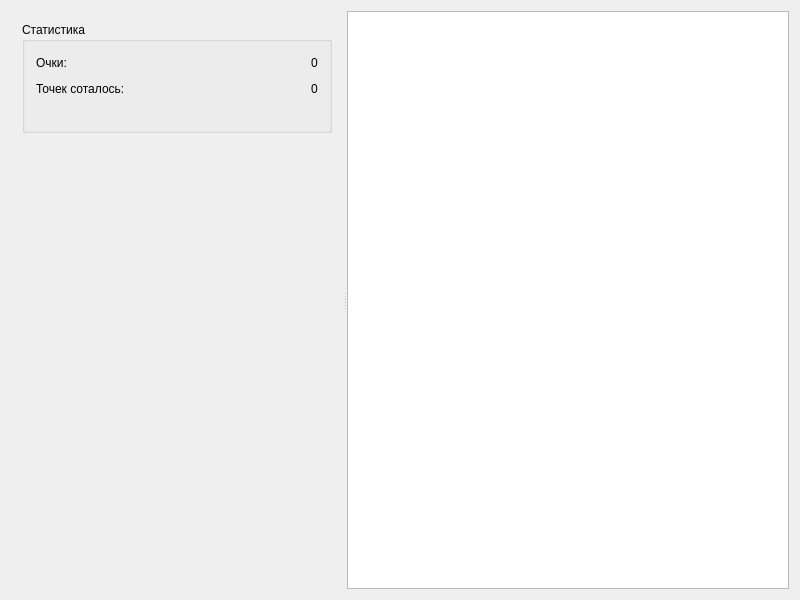
<?xml version="1.0" encoding="UTF-8"?>
<ui version="4.0">
 <class>MainWindow</class>
 <widget class="QMainWindow" name="MainWindow">
  <property name="geometry">
   <rect>
    <x>0</x>
    <y>0</y>
    <width>800</width>
    <height>600</height>
   </rect>
  </property>
  <property name="windowTitle">
   <string>MainWindow</string>
  </property>
  <widget class="QWidget" name="centralWidget">
   <layout class="QGridLayout" name="gridLayout">
    <item row="0" column="1">
     <widget class="QSplitter" name="splitter">
      <property name="orientation">
       <enum>Qt::Horizontal</enum>
      </property>
      <widget class="QWidget" name="widget" native="true">
       <layout class="QGridLayout" name="gridLayout_2">
        <item row="0" column="0">
         <widget class="QGroupBox" name="groupBox">
          <property name="title">
           <string>Статистика</string>
          </property>
          <layout class="QVBoxLayout" name="verticalLayout">
           <item>
            <layout class="QHBoxLayout" name="horizontalLayout">
             <item>
              <widget class="QLabel" name="label">
               <property name="text">
                <string>Очки:</string>
               </property>
              </widget>
             </item>
             <item>
              <spacer name="horizontalSpacer">
               <property name="orientation">
                <enum>Qt::Horizontal</enum>
               </property>
               <property name="sizeHint" stdset="0">
                <size>
                 <width>40</width>
                 <height>20</height>
                </size>
               </property>
              </spacer>
             </item>
             <item>
              <widget class="QLabel" name="lbl_Score">
               <property name="text">
                <string>0</string>
               </property>
              </widget>
             </item>
            </layout>
           </item>
           <item>
            <layout class="QHBoxLayout" name="horizontalLayout_2">
             <item>
              <widget class="QLabel" name="label_2">
               <property name="text">
                <string>Точек соталось:</string>
               </property>
              </widget>
             </item>
             <item>
              <spacer name="horizontalSpacer_2">
               <property name="orientation">
                <enum>Qt::Horizontal</enum>
               </property>
               <property name="sizeHint" stdset="0">
                <size>
                 <width>40</width>
                 <height>20</height>
                </size>
               </property>
              </spacer>
             </item>
             <item>
              <widget class="QLabel" name="lbl_Points">
               <property name="text">
                <string>0</string>
               </property>
              </widget>
             </item>
            </layout>
           </item>
           <item>
            <widget class="QLabel" name="lbl_Result">
             <property name="text">
              <string/>
             </property>
             <property name="wordWrap">
              <bool>true</bool>
             </property>
            </widget>
           </item>
          </layout>
         </widget>
        </item>
        <item row="1" column="0">
         <spacer name="verticalSpacer">
          <property name="orientation">
           <enum>Qt::Vertical</enum>
          </property>
          <property name="sizeHint" stdset="0">
           <size>
            <width>20</width>
            <height>40</height>
           </size>
          </property>
         </spacer>
        </item>
       </layout>
      </widget>
      <widget class="QGraphicsView" name="graphicsView">
       <property name="renderHints">
        <set>QPainter::Antialiasing|QPainter::HighQualityAntialiasing|QPainter::SmoothPixmapTransform|QPainter::TextAntialiasing</set>
       </property>
       <property name="cacheMode">
        <set>QGraphicsView::CacheBackground</set>
       </property>
      </widget>
     </widget>
    </item>
   </layout>
  </widget>
  <widget class="QMenuBar" name="menuBar">
   <property name="geometry">
    <rect>
     <x>0</x>
     <y>0</y>
     <width>800</width>
     <height>19</height>
    </rect>
   </property>
  </widget>
 </widget>
 <layoutdefault spacing="6" margin="11"/>
 <resources/>
 <connections/>
</ui>
